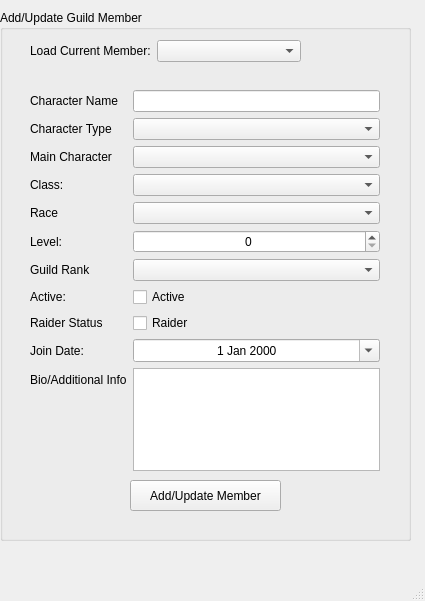
<?xml version="1.0" encoding="UTF-8"?>
<ui version="4.0">
 <class>MainWindow</class>
 <widget class="QMainWindow" name="MainWindow">
  <property name="geometry">
   <rect>
    <x>0</x>
    <y>0</y>
    <width>425</width>
    <height>601</height>
   </rect>
  </property>
  <property name="windowTitle">
   <string>MainWindow</string>
  </property>
  <widget class="QWidget" name="centralwidget">
   <widget class="QGroupBox" name="groupBox">
    <property name="geometry">
     <rect>
      <x>0</x>
      <y>10</y>
      <width>411</width>
      <height>531</height>
     </rect>
    </property>
    <property name="title">
     <string>Add/Update Guild Member</string>
    </property>
    <widget class="QWidget" name="formLayoutWidget">
     <property name="geometry">
      <rect>
       <x>30</x>
       <y>80</y>
       <width>350</width>
       <height>381</height>
      </rect>
     </property>
     <layout class="QFormLayout" name="formLayout">
      <item row="0" column="0">
       <widget class="QLabel" name="label">
        <property name="text">
         <string>Character Name</string>
        </property>
       </widget>
      </item>
      <item row="1" column="0">
       <widget class="QLabel" name="label_3">
        <property name="text">
         <string>Character Type</string>
        </property>
       </widget>
      </item>
      <item row="1" column="1">
       <widget class="QComboBox" name="combo_character_type"/>
      </item>
      <item row="2" column="0">
       <widget class="QLabel" name="label_4">
        <property name="text">
         <string>Main Character</string>
        </property>
       </widget>
      </item>
      <item row="2" column="1">
       <widget class="QComboBox" name="combo_main_character"/>
      </item>
      <item row="3" column="0">
       <widget class="QLabel" name="label_5">
        <property name="text">
         <string>Class:</string>
        </property>
       </widget>
      </item>
      <item row="3" column="1">
       <widget class="QComboBox" name="combo_class"/>
      </item>
      <item row="4" column="0">
       <widget class="QLabel" name="label_6">
        <property name="text">
         <string>Race</string>
        </property>
       </widget>
      </item>
      <item row="4" column="1">
       <widget class="QComboBox" name="combo_race"/>
      </item>
      <item row="6" column="0">
       <widget class="QLabel" name="label_7">
        <property name="text">
         <string>Guild Rank</string>
        </property>
       </widget>
      </item>
      <item row="6" column="1">
       <widget class="QComboBox" name="combo_guild_rank"/>
      </item>
      <item row="8" column="0">
       <widget class="QLabel" name="label_8">
        <property name="text">
         <string>Raider Status</string>
        </property>
       </widget>
      </item>
      <item row="8" column="1">
       <widget class="QCheckBox" name="checkBox_raider">
        <property name="text">
         <string>Raider</string>
        </property>
       </widget>
      </item>
      <item row="9" column="0">
       <widget class="QLabel" name="label_9">
        <property name="text">
         <string>Join Date:</string>
        </property>
       </widget>
      </item>
      <item row="0" column="1">
       <widget class="QLineEdit" name="text_character_name"/>
      </item>
      <item row="9" column="1">
       <widget class="QDateEdit" name="date_joined">
        <property name="alignment">
         <set>Qt::AlignmentFlag::AlignCenter</set>
        </property>
        <property name="showGroupSeparator" stdset="0">
         <bool>false</bool>
        </property>
        <property name="currentSection">
         <enum>QDateTimeEdit::Section::MonthSection</enum>
        </property>
        <property name="calendarPopup">
         <bool>true</bool>
        </property>
        <property name="timeSpec">
         <enum>Qt::TimeSpec::LocalTime</enum>
        </property>
       </widget>
      </item>
      <item row="10" column="0">
       <widget class="QLabel" name="label_2">
        <property name="text">
         <string>Bio/Additional Info</string>
        </property>
       </widget>
      </item>
      <item row="10" column="1">
       <widget class="QTextEdit" name="text_bio"/>
      </item>
      <item row="5" column="0">
       <widget class="QLabel" name="label_11">
        <property name="text">
         <string>Level:</string>
        </property>
       </widget>
      </item>
      <item row="5" column="1">
       <widget class="QSpinBox" name="member_level">
        <property name="alignment">
         <set>Qt::AlignmentFlag::AlignCenter</set>
        </property>
       </widget>
      </item>
      <item row="7" column="0">
       <widget class="QLabel" name="label_12">
        <property name="text">
         <string>Active:</string>
        </property>
       </widget>
      </item>
      <item row="7" column="1">
       <widget class="QCheckBox" name="check_active">
        <property name="text">
         <string>Active</string>
        </property>
       </widget>
      </item>
     </layout>
    </widget>
    <widget class="QPushButton" name="button_save_data">
     <property name="geometry">
      <rect>
       <x>130</x>
       <y>470</y>
       <width>151</width>
       <height>31</height>
      </rect>
     </property>
     <property name="text">
      <string>Add/Update Member</string>
     </property>
    </widget>
    <widget class="QWidget" name="formLayoutWidget_2">
     <property name="geometry">
      <rect>
       <x>30</x>
       <y>30</y>
       <width>271</width>
       <height>50</height>
      </rect>
     </property>
     <layout class="QFormLayout" name="formLayout_2">
      <item row="0" column="0">
       <widget class="QLabel" name="label_10">
        <property name="text">
         <string>Load Current Member:</string>
        </property>
       </widget>
      </item>
      <item row="0" column="1">
       <widget class="QComboBox" name="combo_select_current_users"/>
      </item>
     </layout>
    </widget>
   </widget>
  </widget>
  <widget class="QMenuBar" name="menubar">
   <property name="geometry">
    <rect>
     <x>0</x>
     <y>0</y>
     <width>425</width>
     <height>33</height>
    </rect>
   </property>
  </widget>
  <widget class="QStatusBar" name="statusbar"/>
 </widget>
 <resources/>
 <connections/>
</ui>
